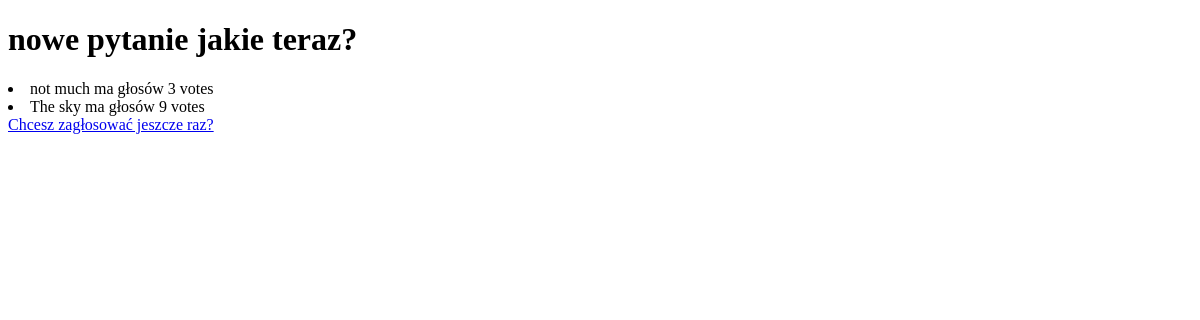
Before: /alt_article/1/results/ with the older database file.
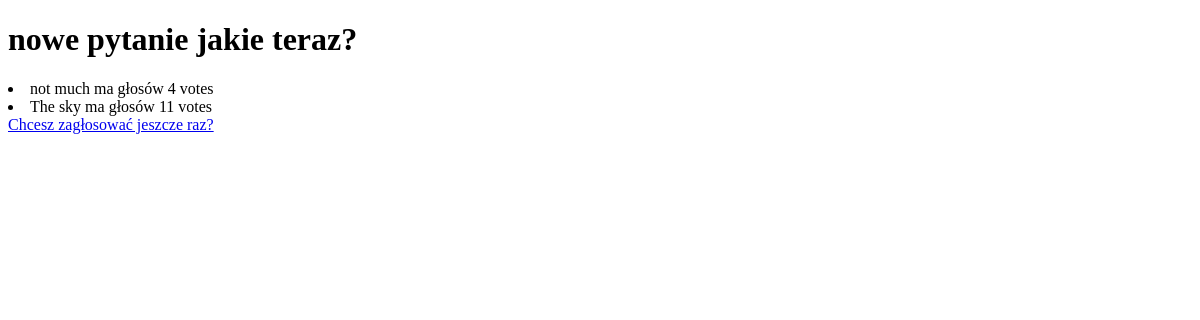
After: the same page with the newer database file.
### alt_article_APP/models.py (models this page shows, shortened)
class Choice(models.Model):
    question = models.ForeignKey(Question, on_delete=models.CASCADE)
    choice_text = models.CharField(max_length=200)
    votes = models.IntegerField(default=0)

### alt_article_APP/views.py (the view)
# urls.py: path('<int:pk>/results/', views.ResultsView.as_view(), name='results'),
class ResultsView(generic.DetailView):
    model = Question
    template_name = 'alt_article_APP/results.html'

### alt_article_APP/templates/alt_article_APP/results.html (shortened to what this page needs)
<!DOCTYPE html>
<html lang="en">
<head>
</head>
<body>
    <h1>{{question.question_text}}</h1>
    {% for choice in question.choice_set.all %}
        <li>{{choice.choice_text}} ma głosów {{choice.votes}} vote{{choice.votes|pluralize}}</li>
    {% endfor %}
    <a href="{% url 'alt_article_APP:detail' question.id %}">Chcesz zagłosować jeszcze raz?</a>
</body>
</html>

Changed rows visible on the page:
changed Choice "not much": votes "3" → "4"
changed Choice "The sky": votes "9" → "11"
